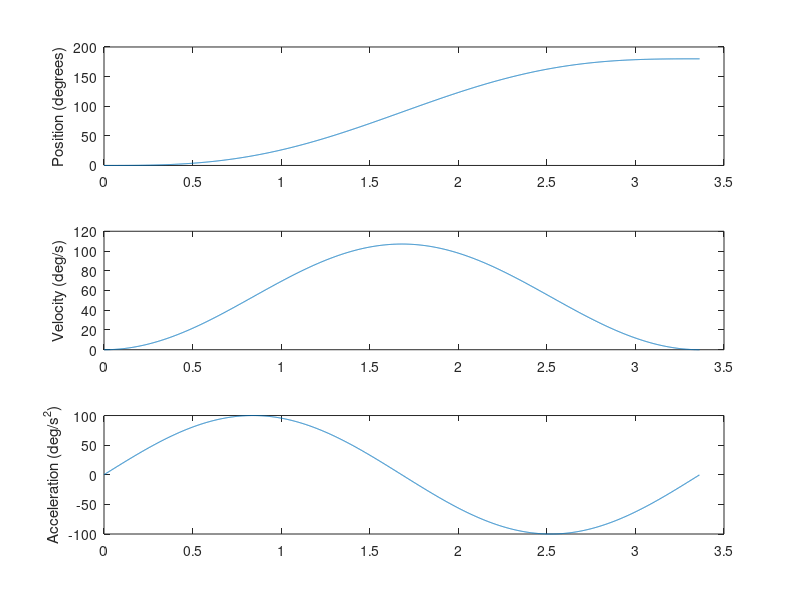

The MATLAB script that drew this image:
delta = 180;
Vmax = 20;
Amax = 100;

% T = 2 * delta / Vmax;
T = sqrt(2*pi*delta / Amax);

f = 1 / T;
Vmax = Amax / (pi * f);

Fs = 1000;
dt = 1 / Fs;

t = 0:dt:T;

v = Vmax / 2 * (1 - cos(2*pi*f*t));
theta = cumsum(v) * dt;

a = diff(v) / dt;

figure
subplot(311);
plot(t, theta);
ylabel('Position (degrees)');

subplot(312);
plot(t, v);
ylabel('Velocity (deg/s)');

subplot(313);
plot(t(1:end-1), a);
ylabel('Acceleration (deg/s^2)');

